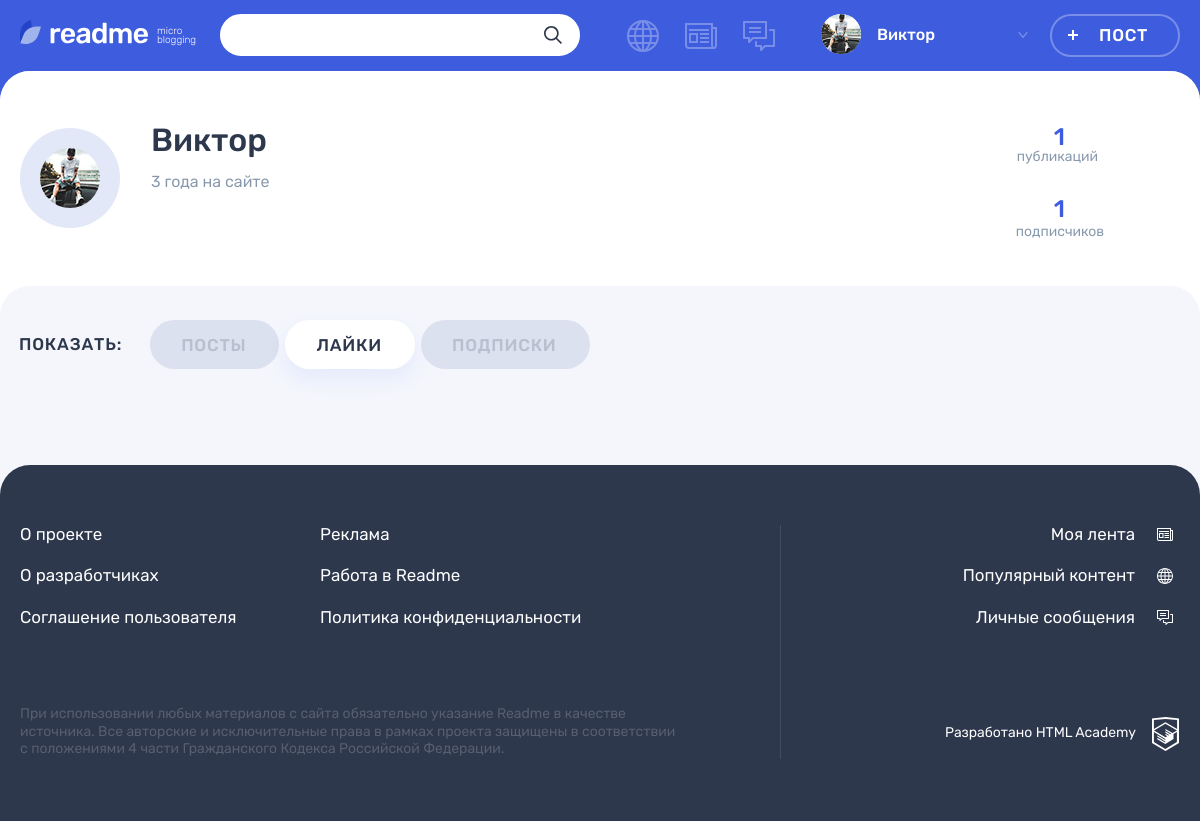
/profile.php?author_id=2&tab=likes (signed in), run on the app's committed database.
### tables this page shows
CREATE TABLE users
(
  id            INT AUTO_INCREMENT PRIMARY KEY,
  registered_at DATETIME            NOT NULL,
  email         VARCHAR(320) UNIQUE NOT NULL,
  login         VARCHAR(128) UNIQUE NOT NULL,
  password      VARCHAR(1000)       NOT NULL,
  avatar_path   VARCHAR(125)
);

### helpers.php (called while the page is built, shortened)
<?php
function include_template($name, array $data = [])
{
    $name = 'templates/' . $name;
    extract($data);
    require $name;
    $result = ob_get_clean();
    return $result;
}

### database/helpers.php (called while the page is built, shortened)
<?php
function fetchAssocData($result): array
{
    $result = mysqli_fetch_assoc($result);
    return $result ?? [];
}
function prepareResult($connect, $query, $types = "", $params = []): mysqli_result {
    $stmt = mysqli_prepare($connect, $query);
    if ($types !== "") {
        $result = mysqli_stmt_bind_param($stmt, $types, ...$params);
    }
    $result = mysqli_stmt_execute($stmt);
    $result = mysqli_stmt_get_result($stmt);
    return $result;
}

### database/users.php (called while the page is built, shortened)
<?php
function getUserById($connect, $id): array
{
    $query = "SELECT
        u.id,
        u.registered_at,
        u.email,
        u.login,
        u.avatar_path,
        COUNT(DISTINCT(s.id)) AS subscribers_count,
        COUNT(DISTINCT(p.id)) AS posts_count
    FROM users u
    LEFT JOIN subscribes s
        ON u.id = s.author_id
    LEFT JOIN posts p
        ON u.id = p.user_id
    WHERE u.id = ?
    GROUP BY
        u.id,
        u.registered_at,
        u.email,
        u.login,
        u.avatar_path";
    return fetchAssocData(prepareResult($connect, $query, "i", [$id]));
}

### database/posts.php (called while the page is built, shortened)
<?php
function getPostsCountByUserId($connect, $user_id): array {
    $query = "SELECT
        COUNT(id) AS count
    FROM posts
    WHERE user_id = ?";
    return fetchAssocData(prepareResult($connect, $query, "i", [$user_id]));
}

### database/subscribers.php (called while the page is built, shortened)
<?php
function getSubscription($connect, $user_id, $author_id): array
{
    $query = "SELECT
       id,
       subscribe_at
    FROM subscribes
    WHERE subscribe_id = ? AND author_id = ?";
    return fetchAssocData(prepareResult($connect, $query,"ii" , [$user_id, $author_id]));
}
function getSubscribersCountByUserId($connect, $user_id): array
{
    $query = "SELECT
       COUNT(s.id) AS count
    FROM subscribes s
        INNER JOIN users u on u.id = s.subscribe_id
    WHERE author_id = ?";
    return fetchAssocData(prepareResult($connect, $query,"i" , [$user_id]));
}

### functions.php (called while the page is built, shortened)
<?php
function getUserAuthentication(): array {
    return $_SESSION['user'] ?? [];
}

### templates/profile.php (the view, shortened to what this page needs)
<div class="profile profile--default">
    <div class="profile__user-wrapper">
        <div class="profile__user user container">
            <div class="profile__user-info user__info">
                <div class="profile__avatar user__avatar">
                    <img class="profile__picture user__picture" src="<?= htmlspecialchars($author["avatar"]) ?>" alt="Аватар пользователя">
                </div>
                <div class="profile__name-wrapper user__name-wrapper">
                    <span class="profile__name user__name"><?= htmlspecialchars($author["user_name"]) ?></span>
                    <time class="profile__user-time user__time" datetime="<?= htmlspecialchars($author["date_title"]) ?>"><?= htmlspecialchars($author["time_ago"]) ?></time>
                </div>
            </div>
            <?php print($user_info) ?>
        </div>
    </div>
    <div class="profile__tabs-wrapper tabs">
        <div class="container">
            <div class="profile__tabs filters">
                <b class="profile__tabs-caption filters__caption">Показать:</b>
                <ul class="profile__tabs-list filters__list tabs__list">
                    <li class="profile__tabs-item filters__item">
                        <a class="profile__tabs-link filters__button tabs__item <?= $tab === "posts" ? "filters__button--active tabs__item--active" : "" ?> button" href="/profile.php?author_id=<?= htmlspecialchars($author["id"]) ?>">Посты</a>
                    </li>
                    <li class="profile__tabs-item filters__item">
                        <a class="profile__tabs-link filters__button tabs__item <?= $tab === "likes" ? "filters__button--active tabs__item--active" : "" ?> button" href="/profile.php?author_id=<?= htmlspecialchars($author["id"]) ?>&tab=likes">Лайки</a>
                    </li>
                    <li class="profile__tabs-item filters__item">
                        <a class="profile__tabs-link filters__button tabs__item <?= $tab === "subscriptions" ? "filters__button--active tabs__item--active" : "" ?> button" href="/profile.php?author_id=<?= htmlspecialchars($author["id"]) ?>&tab=subscriptions">Подписки</a>
                    </li>
                </ul>
            </div>
        </div>
    </div>
</div>

### templates/layout.php (shortened to what this page needs)
<!DOCTYPE html>
<html lang="ru">
<head>
    <link rel="stylesheet" href="css/main.css">
</head>
<body class="page">
<header class="header">
    <div class="header__wrapper container">
        <div class="header__logo-wrapper">
            <a class="header__logo-link" href="/">
                <img class="header__logo" src="img/logo.svg" alt="Логотип readme" width="128" height="24">
            </a>
            <p class="header__topic">
                micro blogging
            </p>
        </div>
        <form class="header__search-form form" action="/search.php" method="get">
            <div class="header__search">
                <input class="header__search-input form__input" name="search" value="<?= htmlspecialchars($search_text) ?>" type="search">
                <button class="header__search-button button" type="submit">
                    <svg class="header__search-icon" width="18" height="18">
                        <use xlink:href="#icon-search"></use>
                    </svg>
                </button>
            </div>
        </form>
        <div class="header__nav-wrapper">
            <nav class="header__nav">
                <ul class="header__my-nav">
                    <li class="header__my-page header__my-page--popular">
                        <a class="header__page-link <?= $current_page === "popular" ? "header__page-link--active" : "" ?>" href="popular.php" title="Популярный контент">
                        </a>
                    </li>
                    <li class="header__my-page header__my-page--feed">
                        <a class="header__page-link <?= $current_page === "feed" ? "header__page-link--active" : "" ?>" href="feed.php" title="Моя лента">
                        </a>
                    </li>
                    <li class="header__my-page header__my-page--messages">
                        <a class="header__page-link" <?= $current_page === "message" ? "header__page-link--active" : "" ?> href="messages.php" title="Личные сообщения">
                        </a>
                    </li>
                </ul>
                <ul class="header__user-nav">
                    <li class="header__profile">
                        <a class="header__profile-link" href="#">
                            <div class="header__avatar-wrapper">
                                <img class="header__profile-avatar" src="<?= htmlspecialchars($user["avatar"]) ?>"
                                     alt="Аватар профиля">
                            </div>
                            <div class="header__profile-name">
                                <span>
                                    <?= htmlspecialchars($user["user_name"]) ?>
                                </span>
                                <svg class="header__link-arrow" width="10" height="6">
                                    <use xlink:href="#icon-arrow-right-ad"></use>
                                </svg>
                            </div>
                        </a>
                    </li>
                    <li>
                        <a class="header__post-button button button--transparent"
                           href="add.php?type_id=<?= htmlspecialchars($type_id) ?>">Пост</a>
                    </li>
                </ul>
            </nav>
        </div>
    </div>
</header>
<section class="page__main <?= $template_class ?>">
    <?= $template ?>
</section>
<footer class="footer">
    <div class="footer__wrapper">
        <div class="footer__container container">
            <div class="footer__site-info">
                <div class="footer__site-nav">
                    <ul class="footer__info-pages">
                        <li class="footer__info-page">
                            <a class="footer__page-link" href="#">О проекте</a>
                        </li>
                        <li class="footer__info-page">
                            <a class="footer__page-link" href="#">Реклама</a>
                        </li>
                        <li class="footer__info-page">
                            <a class="footer__page-link" href="#">О разработчиках</a>
                        </li>
                        <li class="footer__info-page">
                            <a class="footer__page-link" href="#">Работа в Readme</a>
                        </li>
                        <li class="footer__info-page">
                            <a class="footer__page-link" href="#">Соглашение пользователя</a>
                        </li>
                        <li class="footer__info-page">
                            <a class="footer__page-link" href="#">Политика конфиденциальности</a>
                        </li>
                    </ul>
                </div>
                <p class="footer__license">
                    При использовании любых материалов с сайта обязательно указание Readme в качестве источника. Все
                    авторские и исключительные права в рамках проекта защищены в соответствии с положениями 4 части
                    Гражданского Кодекса Российской Федерации.
                </p>
            </div>
            <div class="footer__my-info">
                <ul class="footer__my-pages">
                    <li class="footer__my-page footer__my-page--feed">
                        <a class="footer__page-link" href="feed.php">Моя лента</a>
                    </li>
                    <li class="footer__my-page footer__my-page--popular">
                        <a class="footer__page-link" href="popular.php">Популярный контент</a>
                    </li>
                    <li class="footer__my-page footer__my-page--messages">
                        <a class="footer__page-link" href="messages.php">Личные сообщения</a>
                    </li>
                </ul>
                <div class="footer__copyright">
                    <a class="footer__copyright-link" href="#">
                        <span>Разработано HTML Academy</span>
                        <svg class="footer__copyright-logo" width="27" height="34">
                            <use xlink:href="#icon-htmlacademy"></use>
                        </svg>
                    </a>
                </div>
            </div>
        </div>
    </div>
</footer>
</body>
</html>

### data on the page
users: avatar_path (picture), login "Виктор"

### other printed values
$author["time_ago"] "3 года на сайте"
$posts_count "1"
$subscribers_count "1"
